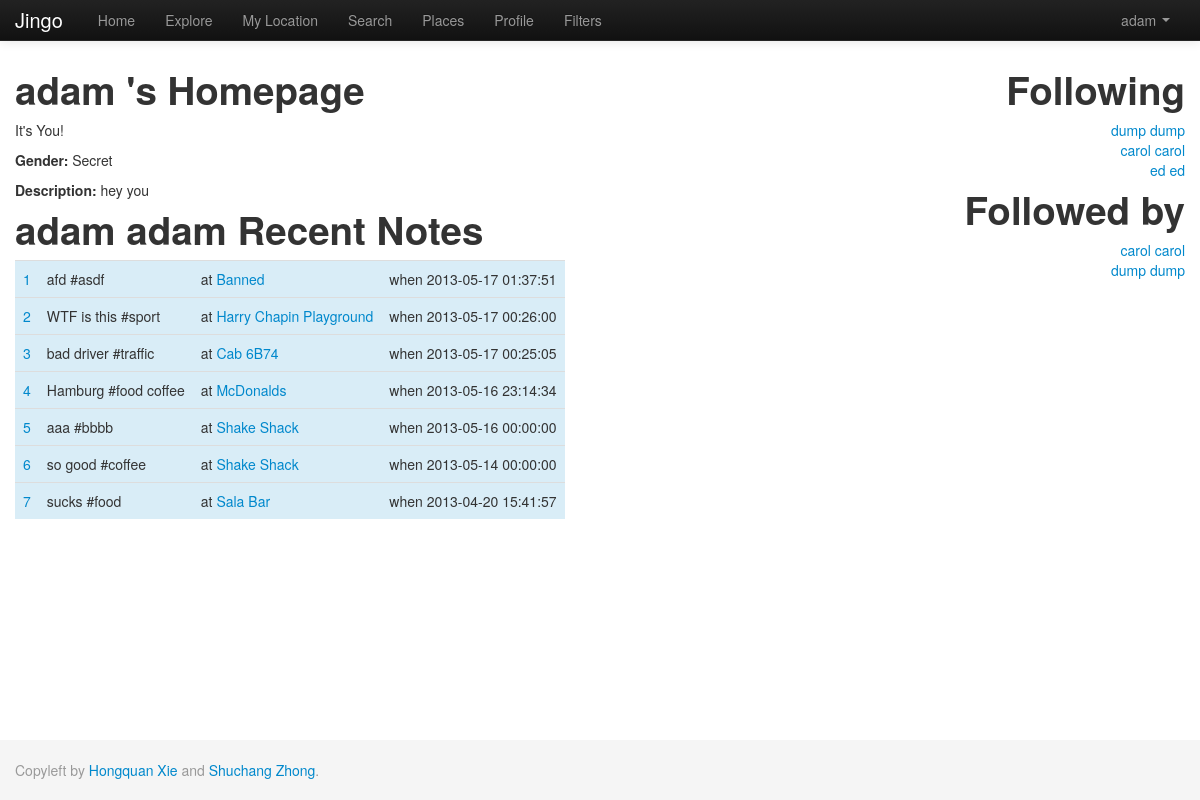
Screenshot of /index.php/user?uid=1 (signed in) with the database file from the repository.
### tables this page shows
CREATE TABLE IF NOT EXISTS `user` (
  `uid` int(11) NOT NULL AUTO_INCREMENT,
  `uname` varchar(50) NOT NULL,
  `email` varchar(50) NOT NULL,
  `password` varchar(50) NOT NULL,
  `dt_inserted` datetime NOT NULL,
  `dt_edited` timestamp NOT NULL DEFAULT '0000-00-00 00:00:00' ON UPDATE CURRENT_TIMESTAMP,
  `first_name` varchar(50) NOT NULL,
  `last_name` varchar(50) NOT NULL,
  `gender` tinyint(1) DEFAULT NULL,
  `photo` varchar(100) DEFAULT NULL,
  `description` varchar(1000) NOT NULL,
  `last_latitude` float NOT NULL DEFAULT '0',
  `last_longitude` float NOT NULL DEFAULT '0',
  `current_state` varchar(50) NOT NULL,
  `active` tinyint(1) NOT NULL DEFAULT '1',
  PRIMARY KEY (`uid`),
  UNIQUE KEY `email` (`email`,`uname`)
);

CREATE TABLE IF NOT EXISTS `note` (
  `nid` int(11) NOT NULL AUTO_INCREMENT,
  `uid` int(11) DEFAULT NULL,
  `pid` int(11) DEFAULT NULL,
  `text_body` varchar(1000) DEFAULT NULL,
  `keyword` varchar(200) DEFAULT NULL,
  `dt_inserted` datetime DEFAULT NULL,
  `dt_edited` timestamp NOT NULL DEFAULT CURRENT_TIMESTAMP,
  `active` tinyint(1) NOT NULL DEFAULT '1',
  `s_from` datetime DEFAULT '0000-00-00 00:00:00',
  `s_to` datetime DEFAULT '0000-00-00 00:00:00',
  `repeat_flag` tinyint(1) DEFAULT '0',
  `sunday` tinyint(1) DEFAULT '0',
  `monday` tinyint(1) DEFAULT '0',
  `tuesday` tinyint(1) DEFAULT '0',
  `wednesday` tinyint(1) DEFAULT '0',
  `thursday` tinyint(1) DEFAULT '0',
  `friday` tinyint(1) DEFAULT '0',
  `saturday` tinyint(1) DEFAULT '0',
  `public` tinyint(1) NOT NULL,
  PRIMARY KEY (`nid`)
);

CREATE TABLE IF NOT EXISTS `place` (
  `pid` int(11) NOT NULL AUTO_INCREMENT,
  `pname` varchar(100) DEFAULT NULL,
  `latitude` float DEFAULT NULL,
  `longitude` float DEFAULT NULL,
  `dt_inserted` datetime NOT NULL,
  `dt_edited` timestamp NOT NULL DEFAULT CURRENT_TIMESTAMP,
  `active` tinyint(1) NOT NULL DEFAULT '1',
  PRIMARY KEY (`pid`)
);

CREATE TABLE IF NOT EXISTS `follow` (
  `FOLLOW_ID` int(11) NOT NULL AUTO_INCREMENT,
  `CURRENT_U` int(11) NOT NULL DEFAULT '0',
  `FOLLOWED_USER` int(11) NOT NULL DEFAULT '0',
  `dt_inserted` datetime NOT NULL,
  `dt_edited` timestamp NOT NULL DEFAULT CURRENT_TIMESTAMP,
  `active` tinyint(1) NOT NULL DEFAULT '1',
  PRIMARY KEY (`FOLLOW_ID`)
);

### application/controllers/home.php (called while the page is built, shortened)
<?php
class Home extends CI_Controller{
    public function __construct(){
        $this->load->helper('view_helper');
        $this->load->view('header');
    }
    public function user(){
        $uid = $this->input->get('uid');
        $this->load->model('User');
        $this->User->uid = $uid;
        $user            = current($this->User->get());
        $data['user']    = $user;
        $this->load->model('Note');
        $this->Note->uid = $uid;
        $this->Note->order_by = 'note_dt_inserted desc';
        $note            = $this->Note->get();
        $data['note']    = $note;
        $this->load->model('follow', 'f1');
        $this->f1->current_u = $uid;
        $following           = $this->f1->get();
        $data['following']   = $following;
        $this->load->model('follow', 'f2');
        $this->f2->followed_user = $uid;
        $followed                = $this->f2->get();
        $data['followed']        = $followed;
        if (empty($user)) {
            show_404('page');
        } else {
            $this->load->view('user', $data);
        }
        $this->load->view('footer');
    }
}
?>

### index.php (called while the page is built, shortened)
<?php
require_once BASEPATH.'core/CodeIgniter.php';

### application/models/user.php (called while the page is built, shortened)
<?php
class User extends CI_Model {
    function get($params=null){
		$this->db->select('*');
		$this->db->from('user');
		$where = ' 1=1 ';
		if(isset($this->uid)){
			$where .= ' AND user.uid = '.$this->uid;
		}
		if($params){
			$params['user.active']=1;
			$this->db->where($params);
		}else
			$this->db->where($where, null, false);
		$query = $this->db->get();
        return $query->result_array();
    }
}

### application/models/note.php (called while the page is built, shortened)
<?php
class Note extends CI_Model {
    function get($params=null){
		$this->db->select('*,note.dt_inserted as note_dt_inserted');
		$this->db->from('note');
		$this->db->join('user','user.uid=note.uid');
		$this->db->join('place','place.pid=note.pid');
		$where = ' 1=1 ';
		$newString ='and (note.public = 1 or (note.public = 0 and note.uid in (select current_u from follow where active = "1" and followed_user ='.$_SESSION['user']['uid'].' )))';
		$where .= $newString;
		if(isset($this->uid)){
			$where .= ' AND note.uid = '.$this->uid;
		}
		if($params){
			$params['note.active']=1;
			$this->db->where($params);
		}else
			$this->db->where($where, null, false);
		if(isset($this->order_by))
			$this->db->order_by($this->order_by);
		$query = $this->db->get();
        return $query->result_array();
    }
}

### application/models/follow.php (called while the page is built, shortened)
<?php
class Follow extends CI_Model {
    function get($params=null){
		$this->db->select('*');
		$this->db->from('follow');
		if(isset($this->current_u)){
			$joinClause = "user.uid=follow.followed_user";
		}
		if(isset($this->followed_user)){
			$joinClause = "user.uid=follow.current_u";
		}
		$this->db->join('user',$joinClause);
		$where = ' 1=1 ';
		if(isset($this->current_u)){
			$where .= ' AND follow.current_u = '.$this->current_u;
		}
		if(isset($this->followed_user)){
			$where .= ' AND follow.followed_user = '.$this->followed_user;
		}
		if($params){
			$this->db->where($params);
		}else
			$this->db->where($where, null, false);
		$query = $this->db->get();
        return $query->result_array();
    }
}

### application/views/user.php (the view, shortened to what this page needs)
<div style='width=75%; float:left;'>
<h1><?php echo $user['uname'];?> 's Homepage</h1>
<p><?php
if ($user['uid']==$_SESSION['user']['uid']) {
	echo "It's You!";
} elseif(!$relation){?>
	<a class="btn btn-primary" style="float:left;margin-right:30px" href="javascript:void(0)" onclick="follow(<?php echo $_SESSION['user']['uid'];?>, <?php echo $user['uid'];?>,this)">
		Follow
	</a>
	<div class="btn btn-info"><?php echo 'Following you'?></div>
<?php }else{?>
	<a class="btn btn-danger" style="float:left;margin-right:30px"  href="javascript:void(0)" onclick="unfollow(<?php echo $_SESSION['user']['uid'];?>, <?php echo $user['uid'];?>,this)">
		Unfollow
	</a>
	<div class="btn btn-info"><?php echo 'Not following you'?></div>
<?php }
?></p>
<p><b>Gender:</b> <?php
    if ($user['gender']==1){
    	echo "Male";
    } else if ($user['gender']==0){
    	echo "Female";
    } else {
    	echo "Secret";
    }
?></p>
<p><b>Description:</b> <?php echo $user['description']; ?> </p>
<h1><?php echo $user['first_name']." ".$user['last_name'];?> Recent Notes</h1>
<table class="table table-hover">
	<?php
	$index = 1;
		foreach($note as $row){
    ?>
	<tr class="info">
	    <td><a href="note?nid=<?php echo $row['nid'];?>"><?php echo $index;$index+=1; ?></a></td>
	    <td><?php echo $row['text_body']." #".$row['keyword']; ?></td>
	    <td>at <a href="place?pid=<?php echo $row['pid']; ?>"><?php echo $row['pname']; ?></a></td>
		<td>when <?php echo $row['note_dt_inserted']; ?></td>
	  </tr>
	<?php
    }
	?>
</table>
</div>
<div style='width=25%; float:right;'>
	<h1 style="text-align:right;">Following</h1>
	<div style="text-align:right;">
	<?php
	foreach($following as $row){
		echo "<a href=user?uid=".$row['FOLLOWED_USER'].">";
		echo $row['first_name']." ".$row['last_name'];
		echo "</a><br>";
	}
	?>
	</div>
	<h1 style="text-align:right;">Followed by</h1>
	<div style="text-align:right;">
		<?php
		foreach($followed as $row){
			echo "<a href=user?uid=".$row['CURRENT_U'].">";
			echo $row['first_name']." ".$row['last_name'];
			echo "</a><br>";
		}
		?>
	</div>
</div>

### rows the page displays
user: uname "adam", description "hey you", first_name "adam", last_name "adam"
note: text_body "afd", keyword "asdf", pid.pname "Banned", dt_inserted "2013-05-17 01:37:51"
note: text_body "WTF is this", keyword "sport", pid.pname "Harry Chapin Playground", dt_inserted "2013-05-17 00:26:00"
note: text_body "bad driver", keyword "traffic", pid.pname "Cab 6B74", dt_inserted "2013-05-17 00:25:05"
note: text_body "Hamburg", keyword "food coffee", pid.pname "McDonalds", dt_inserted "2013-05-16 23:14:34"
note: text_body "aaa", keyword "bbbb", pid.pname "Shake Shack", dt_inserted "2013-05-16 00:00:00"
note: text_body "so good", keyword "coffee", pid.pname "Shake Shack", dt_inserted "2013-05-14 00:00:00"
note: text_body "sucks", keyword "food", pid.pname "Sala Bar", dt_inserted "2013-04-20 15:41:57"
follow: user.first_name "dump", user.last_name "dump"
follow: user.first_name "carol", user.last_name "carol"
follow: user.first_name "ed", user.last_name "ed"
follow: user.first_name "carol", user.last_name "carol"
follow: user.first_name "dump", user.last_name "dump"

### other values shown
$_SESSION['user']['uname'] "adam"
